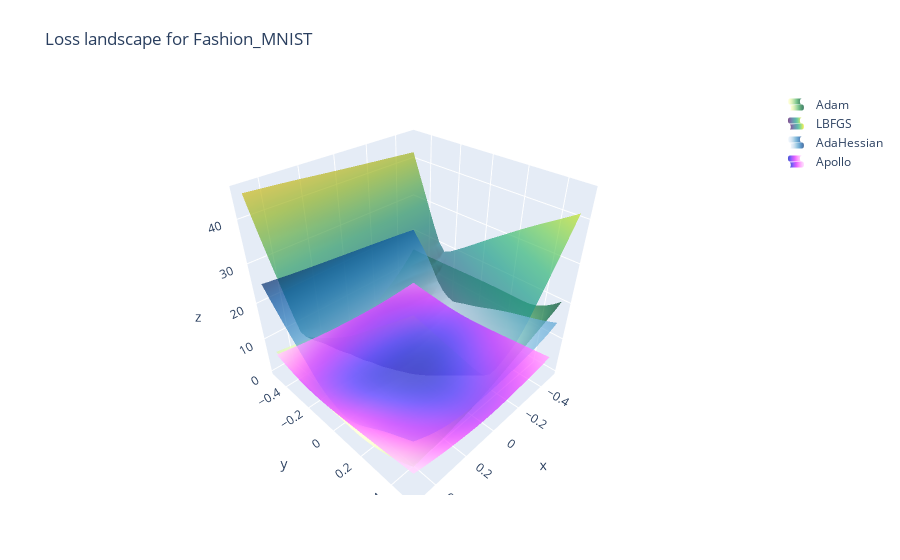

The code cell stored with this chart in its notebook:
### Markdown cell above
### Fashion-MNIST

### Code cell
# Different colormaps for different optimizers
dataset = "Fashion_MNIST"
colors = ["ylgn", "viridis", "blues", "plotly3"]
fig = go.Figure()

for (optimizer, loss), c in zip(losses_3d[dataset].items(), colors):
    fig.add_trace(
        go.Surface(
            z=loss,
            x=alphas,
            y=alphas,
            opacity=0.7,
            name=optimizer,
            showscale=False,
            showlegend=True,
            colorscale=c,
        ),
    )

fig.update_layout(
    title=f"Loss landscape for {dataset}",
    autosize=True,
    margin=dict(l=65, r=50, b=65, t=90),
    xaxis_title="Perturbation in first eigenvector direction",
    yaxis_title="Perturbation in second eigenvector direction",
    overwrite=True,
)
fig.show()

### Figure 1 — Plotly figure (JSON) as saved in the notebook; plotly's stock layout.template omitted (floating-point values rounded to 4 significant figures; data arrays with more than 128 entries replaced by an {"elided": "..."} marker saying what was removed)
{"data": [{"colorscale": [[0, "rgb(255,255,229)"], [0.125, "rgb(247,252,185)"], [0.25, "rgb(217,240,163)"], [0.375, "rgb(173,221,142)"], [0.5, "rgb(120,198,121)"], [0.625, "rgb(65,171,93)"], [0.75, "rgb(35,132,67)"], [0.875, "rgb(0,104,55)"], [1, "rgb(0,69,41)"]], "name": "Adam", "opacity": 0.7, "showlegend": true, "showscale": false, "type": "surface", "x": [-0.5, -0.4583, -0.4167, -0.375, -0.3333, -0.2917, -0.25, -0.2083, -0.1667, -0.125, -0.08333, -0.04167, 0, 0.04167, 0.08333, 0.125, 0.1667, 0.2083, 0.25, 0.2917, 0.3333, 0.375, 0.4167, 0.4583, 0.5], "y": [-0.5, -0.4583, -0.4167, -0.375, -0.3333, -0.2917, -0.25, -0.2083, -0.1667, -0.125, -0.08333, -0.04167, 0, 0.04167, 0.08333, 0.125, 0.1667, 0.2083, 0.25, 0.2917, 0.3333, 0.375, 0.4167, 0.4583, 0.5], "z": {"elided": "25x25 float values"}}, {"colorscale": [[0, "#440154"], [0.1111, "#482878"], [0.2222, "#3e4989"], [0.3333, "#31688e"], [0.4444, "#26828e"], [0.5556, "#1f9e89"], [0.6667, "#35b779"], [0.7778, "#6ece58"], [0.8889, "#b5de2b"], [1, "#fde725"]], "name": "LBFGS", "opacity": 0.7, "showlegend": true, "showscale": false, "type": "surface", "x": [-0.5, -0.4583, -0.4167, -0.375, -0.3333, -0.2917, -0.25, -0.2083, -0.1667, -0.125, -0.08333, -0.04167, 0, 0.04167, 0.08333, 0.125, 0.1667, 0.2083, 0.25, 0.2917, 0.3333, 0.375, 0.4167, 0.4583, 0.5], "y": [-0.5, -0.4583, -0.4167, -0.375, -0.3333, -0.2917, -0.25, -0.2083, -0.1667, -0.125, -0.08333, -0.04167, 0, 0.04167, 0.08333, 0.125, 0.1667, 0.2083, 0.25, 0.2917, 0.3333, 0.375, 0.4167, 0.4583, 0.5], "z": {"elided": "25x25 float values"}}, {"colorscale": [[0, "rgb(247,251,255)"], [0.125, "rgb(222,235,247)"], [0.25, "rgb(198,219,239)"], [0.375, "rgb(158,202,225)"], [0.5, "rgb(107,174,214)"], [0.625, "rgb(66,146,198)"], [0.75, "rgb(33,113,181)"], [0.875, "rgb(8,81,156)"], [1, "rgb(8,48,107)"]], "name": "AdaHessian", "opacity": 0.7, "showlegend": true, "showscale": false, "type": "surface", "x": [-0.5, -0.4583, -0.4167, -0.375, -0.3333, -0.2917, -0.25, -0.2083, -0.1667, -0.125, -0.08333, -0.04167, 0, 0.04167, 0.08333, 0.125, 0.1667, 0.2083, 0.25, 0.2917, 0.3333, 0.375, 0.4167, 0.4583, 0.5], "y": [-0.5, -0.4583, -0.4167, -0.375, -0.3333, -0.2917, -0.25, -0.2083, -0.1667, -0.125, -0.08333, -0.04167, 0, 0.04167, 0.08333, 0.125, 0.1667, 0.2083, 0.25, 0.2917, 0.3333, 0.375, 0.4167, 0.4583, 0.5], "z": {"elided": "25x25 float values"}}, {"colorscale": [[0, "#0508b8"], [0.08333, "#1910d8"], [0.1667, "#3c19f0"], [0.25, "#6b1cfb"], [0.3333, "#981cfd"], [0.4167, "#bf1cfd"], [0.5, "#dd2bfd"], [0.5833, "#f246fe"], [0.6667, "#fc67fd"], [0.75, "#fe88fc"], [0.8333, "#fea5fd"], [0.9167, "#febefe"], [1, "#fec3fe"]], "name": "Apollo", "opacity": 0.7, "showlegend": true, "showscale": false, "type": "surface", "x": [-0.5, -0.4583, -0.4167, -0.375, -0.3333, -0.2917, -0.25, -0.2083, -0.1667, -0.125, -0.08333, -0.04167, 0, 0.04167, 0.08333, 0.125, 0.1667, 0.2083, 0.25, 0.2917, 0.3333, 0.375, 0.4167, 0.4583, 0.5], "y": [-0.5, -0.4583, -0.4167, -0.375, -0.3333, -0.2917, -0.25, -0.2083, -0.1667, -0.125, -0.08333, -0.04167, 0, 0.04167, 0.08333, 0.125, 0.1667, 0.2083, 0.25, 0.2917, 0.3333, 0.375, 0.4167, 0.4583, 0.5], "z": {"elided": "25x25 float values"}}], "layout": {"autosize": true, "margin": {"b": 65, "l": 65, "r": 50, "t": 90}, "title": {"text": "Loss landscape for Fashion_MNIST"}, "xaxis": {"title": {"text": "Perturbation in first eigenvector direction"}}, "yaxis": {"title": {"text": "Perturbation in second eigenvector direction"}}}}
